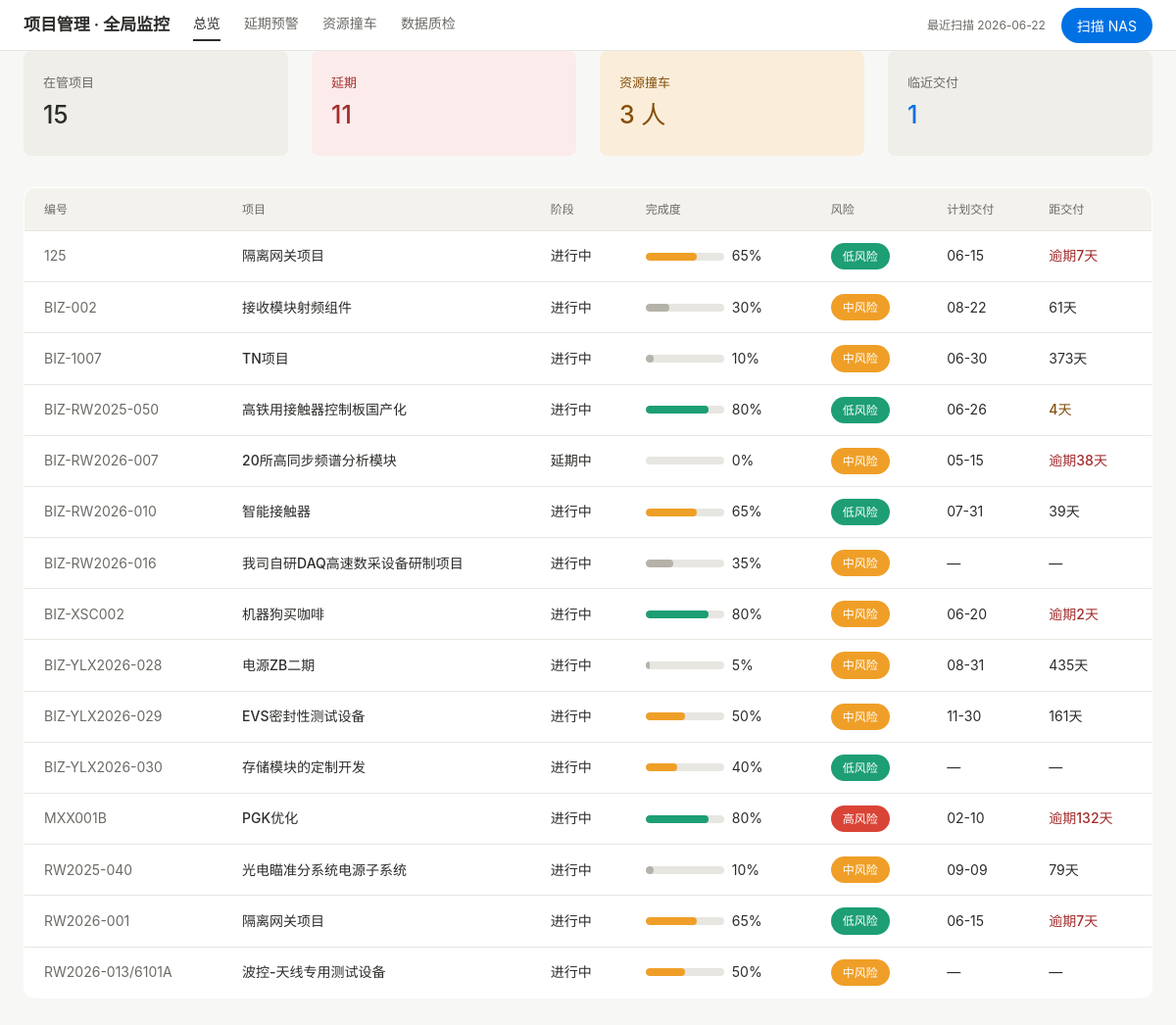
The page / on the database its author committed.
### tables this page shows
CREATE TABLE scan_run (
    run_id      INTEGER PRIMARY KEY AUTOINCREMENT,
    started_at  TEXT,
    finished_at TEXT,
    files_total INTEGER,
    inserted    INTEGER,
    updated     INTEGER,
    skipped     INTEGER,
    qc_errors   INTEGER,
    qc_warnings INTEGER
);

CREATE TABLE snapshot (
    biz_id              TEXT NOT NULL,
    snap_date           TEXT NOT NULL,
    project_name        TEXT,
    biz_type            TEXT,
    stage_status        TEXT,
    customer            TEXT,
    customer_industry   TEXT,
    description         TEXT,
    deliverables        TEXT,
    setup_date          TEXT,
    plan_deliver_date   TEXT,
    actual_deliver_date TEXT,
    progress_pct        REAL,
    risk_level          TEXT,
    risk_desc           TEXT,
    current_issue       TEXT,
    contract_status     TEXT,
    contract_no         TEXT,
    contract_amount     REAL,
    invoiced_amount     REAL,
    received_amount     REAL,
    gross_margin_pct    REAL,
    owner_name          TEXT,
    pm_name             TEXT,
    last_update_date    TEXT,
    form_status         TEXT,
    source_filename     TEXT,
    ingested_at         TEXT,
    PRIMARY KEY (biz_id, snap_date)
);

### app/web/routes.py (the view)
@router.get("/", response_class=HTMLResponse)
async def overview(request: Request):
    cfg = get_config()
    db_path = get_db_path()
    projects = get_latest_projects(db_path)
    if not projects:
        return _render(request, "overview.html", {"rows": [], "kpi": {"total": 0, "delayed": 0, "conflict_persons": 0, "soon_deliver": 0}, "scan_run": None})
    tasks_by_project: dict[str, list] = {}
    for p in projects:
        detail = get_project_detail(p["biz_id"], db_path)
        tasks_by_project[p["biz_id"]] = detail["tasks"] if detail else []
    members = get_latest_members_all(db_path)
    today = date.today()
    ov = get_overview(projects, tasks_by_project, members, today, cfg["deliver_soon_days"])
    scan_run = get_last_scan_run(db_path)
    return _render(request, "overview.html", {"rows": ov["rows"], "kpi": ov["kpi"], "scan_run": scan_run})

### app/web/templates/overview.html (shortened to what this page needs)
{% extends "base.html" %}
{% block content %}
<div class="kpi-grid">
  {% macro kpi_card(label, value, color, link, extra_class='') %}
  <a href="{{ link }}" class="kpi-card no-underline {{ extra_class }}">
    <div class="kpi-label">{{ label }}</div>
    <div class="kpi-num" style="color:{{ color }}">{{ value }}</div>
  </a>
  {% endmacro %}
  {{ kpi_card('在管项目', kpi.total, '#2c2c2a', '/') }}
  {{ kpi_card('延期', kpi.delayed, '#a32d2d' if kpi.delayed else '#2c2c2a', '/delay', 'danger' if kpi.delayed else '') }}
  {{ kpi_card('资源撞车', kpi.conflict_persons ~ ' 人', '#854f0b' if kpi.conflict_persons else '#2c2c2a', '/resource', 'warn' if kpi.conflict_persons else '') }}
  {{ kpi_card('临近交付', kpi.soon_deliver, '#0071e3', '/?deliver=soon') }}
</div>
{% if not rows %}
<div class="card-empty">
  尚未扫描，请点击右上角「扫描 NAS」
</div>
{% else %}
<table class="card w-full">
  <thead class="table-hdr">
    <tr>
      <th>编号</th><th>项目</th><th>阶段</th>
      <th>完成度</th><th>风险</th><th>计划交付</th>
      <th>距交付</th>
    </tr>
  </thead>
  <tbody class="t14">
  {% for r in rows %}
    <tr class="table-row cursor-pointer" onclick="location.href='/project/{{ r.biz_id }}'">
      <td class="td-id">{{ r.biz_id }}</td>
      <td class="td-name">{{ r.project_name }}</td>
      <td>{{ r.stage_status or '—' }}</td>
      <td>
        <div class="prog-wrap">
          <div class="prog-track">
            <div class="prog-fill {{ 'pill-green' if r.progress_pct and r.progress_pct >= 80 else 'pill-amber' if r.progress_pct and r.progress_pct >= 40 else 'pill-gray' }}" style="width:{{ r.progress_pct or 0 }}%"></div>
          </div>
          <span>{{ (r.progress_pct|int) if r.progress_pct else '—' }}%</span>
        </div>
      </td>
      <td>
        {% if r.risk_level %}
        <span class="pill {{ 'pill-red' if r.risk_level == '高风险' else 'pill-amber' if r.risk_level == '中风险' else 'pill-green' }}">{{ r.risk_level }}</span>
        {% else %}—{% endif %}
      </td>
      <td>{{ r.plan_deliver_date[5:] if r.plan_deliver_date else '—' }}</td>
      <td class="{{ 'fg-danger fw5' if r.deliver_state == 'overdue' else 'fg-warn fw5' if r.deliver_state == 'soon' else '' }}">
        {% if r.deliver_state == 'overdue' %}逾期{{ -r.days_to_deliver }}天
        {% elif r.days_to_deliver is not none %}{{ r.days_to_deliver }}天{% else %}—{% endif %}
      </td>
    </tr>
  {% endfor %}
  </tbody>
</table>
{% endif %}
{% endblock %}

### app/web/templates/base.html (shortened to what this page needs)
<!DOCTYPE html>
<html lang="zh-CN">
<head>
<link rel="stylesheet" href="/static/app.css">
</head>
<body>
<header class="site-header">
  <div class="flex items-center gap-6 flex-1">
    <a href="/" class="header-brand">项目管理 · 全局监控</a>
    <nav class="header-nav">
      <a href="/" class="nav-link {{ 'active' if request.url.path == '/' else '' }}">总览</a>
      <a href="/delay" class="nav-link {{ 'active' if request.url.path == '/delay' else '' }}">延期预警</a>
      <a href="/resource" class="nav-link {{ 'active' if request.url.path == '/resource' else '' }}">资源撞车</a>
      <a href="/qc" class="nav-link {{ 'active' if request.url.path == '/qc' else '' }}">数据质检</a>
    </nav>
  </div>
  <div class="header-meta">
    {% if scan_run %}
    <span>最近扫描 {{ scan_run.get('finished_at','')[:10] }}</span>
    {% endif %}
    <form method="post" action="/scan" class="m-0">
      <button type="submit" class="btn-primary">扫描 NAS</button>
    </form>
  </div>
</header>
<main class="page-main">
{% block content %}{% endblock %}
</main>
</body>
</html>

### app/web/static/app.css (style rules this page uses)
:root { --bg: #f7f7f5; --surface: #ffffff; --line: #e7e6e1; --line2: #d6d5cf; --text: #2c2c2a; --text2: #6b6a65; --text3: #9a988f; --danger: #a32d2d; --danger-bg: #fcebeb; --warn: #854f0b; --warn-bg: #faeeda; --ok: #0f6e56; --ok-bg: #e1f5ee; --green: #1d9e75; --amber: #ef9f27; --gray: #b4b2a9; --blue: #0071e3; --blue-link: #0066cc; --radius: 8px; --radius-lg: 12px; --font: -apple-system, BlinkMacSystemFont, "Segoe UI", "PingFang SC", "Microsoft YaHei", sans-serif; }
*, *::before, *::after { box-sizing: border-box; margin: 0; padding: 0; }
body { font-family: var(--font); font-size: 14px; line-height: 1.6; background: var(--bg); color: var(--text); -webkit-font-smoothing: antialiased; }
a { color: var(--blue-link); text-decoration: none; }
.t14 { font-size: 14px; }
.fw5 { font-weight: 500; }
.fg-danger { color: var(--danger); }
.fg-warn { color: var(--warn); }
.flex { display: flex; }
.items-center { align-items: center; }
.flex-1 { flex: 1; }
.gap-6 { gap: 24px; }
.cursor-pointer { cursor: pointer; }
.no-underline { text-decoration: none !important; }
.m-0 { margin: 0; }
.w-full { width: 100%; }
.site-header { position: sticky; top: 0; z-index: 50; background: var(--surface); border-bottom: 1px solid var(--line); height: 52px; display: flex; align-items: center; padding: 0 24px; }
.header-brand { font-size: 17px; font-weight: 600; color: var(--text); text-decoration: none; letter-spacing: -0.006em; }
.header-nav { display: flex; gap: 24px; font-size: 14px; }
.header-meta { display: flex; align-items: center; gap: 16px; font-size: 12px; color: var(--text2); letter-spacing: -0.003em; }
.page-main { max-width: 1200px; margin: 0 auto; padding: 0 24px 32px; }
.nav-link { color: var(--text2); text-decoration: none; padding: 4px 0; border-bottom: 2px solid transparent; transition: border-color 0.1s ease, color 0.1s ease; font-size: 14px; }
.nav-link.active, .nav-link:hover { color: var(--text); border-bottom-color: var(--text); }
.kpi-grid { display: grid; grid-template-columns: repeat(4, 1fr); gap: 24px; margin-bottom: 32px; }
.kpi-card { background: #efeee8; border-radius: var(--radius); padding: 22px 20px; display: block; text-decoration: none; cursor: pointer; transition: background 0.15s ease; }
.kpi-card.danger { background: var(--danger-bg); }
.kpi-card.danger .kpi-label, .kpi-card.danger .kpi-num { color: var(--danger); }
.kpi-card.warn { background: var(--warn-bg); }
.kpi-card.warn .kpi-label, .kpi-card.warn .kpi-num { color: var(--warn); }
.kpi-label { font-size: 13px; color: var(--text2); margin-bottom: 2px; }
.kpi-num { font-size: 25px; font-weight: 500; }
.card { background: var(--surface); border: 1px solid var(--line); border-radius: var(--radius-lg); overflow: hidden; }
table { border-collapse: collapse; width: 100%; }
.table-hdr th { background: #f3f2ec; color: var(--text2); font-size: 12px; text-align: left; padding: 12px 20px; font-weight: 500; }
.table-row td { border-top: 1px solid var(--line); padding: 12px 20px; font-size: 14px; }
.td-name { font-weight: 500; }
.td-id { color: var(--text2); }
.prog-wrap { display: flex; align-items: center; gap: 8px; }
.prog-track { width: 80px; height: 8px; background: #e7e6e1; border-radius: 999px; overflow: hidden; }
.prog-fill { height: 100%; border-radius: 999px; transition: width 0.35s ease; }
.pill { display: inline-block; padding: 4px 12px; border-radius: 999px; font-size: 12px; font-weight: 500; color: #fff; }
.pill-red { background: #d94436; }
.pill-amber { background: #ef9f27; }
.pill-green { background: #1d9e75; }
.pill-gray { background: #b4b2a9; }
.btn-primary { background: var(--blue); color: #fff; border: none; border-radius: 999px; padding: 8px 16px; font-size: 14px; font-family: var(--font); cursor: pointer; transition: opacity 0.1s ease; }

### rows shown on the page
scan_run: finished_at "2026-06-22"
snapshot: biz_id "BIZ-002", project_name "接收模块射频组件", stage_status "进行中", {{ r.progress_pct or 0 }} 30.0 (drawn), progress_pct "30", risk_level "中风险", plan_deliver_date "08-22", days_to_deliver "61"
snapshot: biz_id "BIZ-RW2025-050", project_name "高铁用接触器控制板国产化", stage_status "进行中", {{ r.progress_pct or 0 }} 80.0 (drawn), progress_pct "80", risk_level "低风险", plan_deliver_date "06-26", days_to_deliver "4"
snapshot: biz_id "BIZ-RW2026-007", project_name "20所高同步频谱分析模块", stage_status "延期中", progress_pct "0", risk_level "中风险", plan_deliver_date "05-15", days_to_deliver "38"
snapshot: biz_id "BIZ-RW2026-010", project_name "智能接触器", stage_status "进行中", {{ r.progress_pct or 0 }} 65.0 (drawn), progress_pct "65", risk_level "低风险", plan_deliver_date "07-31", days_to_deliver "39"
snapshot: biz_id "BIZ-RW2026-016", project_name "我司自研DAQ高速数采设备研制项目", stage_status "进行中", {{ r.progress_pct or 0 }} 35.0 (drawn), progress_pct "35", risk_level "中风险", plan_deliver_date "—"
snapshot: biz_id "BIZ-XSC002", project_name "机器狗买咖啡", stage_status "进行中", {{ r.progress_pct or 0 }} 80.0 (drawn), progress_pct "80", risk_level "中风险", plan_deliver_date "06-20", days_to_deliver "2"
snapshot: biz_id "BIZ-YLX2026-028", project_name "电源ZB二期", stage_status "进行中", {{ r.progress_pct or 0 }} 5.0 (drawn), progress_pct "5", risk_level "中风险", plan_deliver_date "08-31", days_to_deliver "435"
snapshot: biz_id "BIZ-YLX2026-029", project_name "EVS密封性测试设备", stage_status "进行中", {{ r.progress_pct or 0 }} 50.0 (drawn), progress_pct "50", risk_level "中风险", plan_deliver_date "11-30", days_to_deliver "161"
snapshot: biz_id "BIZ-YLX2026-030", project_name "存储模块的定制开发", stage_status "进行中", {{ r.progress_pct or 0 }} 40.0 (drawn), progress_pct "40", risk_level "低风险", plan_deliver_date "—"
snapshot: biz_id "MXX001B", project_name "PGK优化", stage_status "进行中", {{ r.progress_pct or 0 }} 80.0 (drawn), progress_pct "80", risk_level "高风险", plan_deliver_date "02-10", days_to_deliver "132"
snapshot: biz_id "RW2026-001", project_name "隔离网关项目", stage_status "进行中", {{ r.progress_pct or 0 }} 65.0 (drawn), progress_pct "65", risk_level "低风险", plan_deliver_date "06-15", days_to_deliver "7"
snapshot: biz_id "RW2026-013/6101A", project_name "波控-天线专用测试设备", stage_status "进行中", {{ r.progress_pct or 0 }} 50.0 (drawn), progress_pct "50", risk_level "中风险", plan_deliver_date "—"

### other values the page prints
{{ label }} "在管项目 延期 资源撞车 临近交付"
{{ value }} "15 11 3 人 1"
{{ r.biz_id }} "125" "BIZ-1007" "RW2025-040"
{{ r.project_name }} "隔离网关项目" "TN项目" "光电瞄准分系统电源子系统"
{{ r.stage_status or '—' }} "进行中" "进行中" "进行中"
{{ (r.progress_pct|int) if r.progress_pct else '—' }} "65" "10" "10"
{{ r.risk_level }} "低风险" "中风险" "中风险"
{{ r.plan_deliver_date[5:] if r.plan_deliver_date else '—' }} "06-15" "06-30" "09-09"
{{ r.days_to_deliver }} "7"
{{ r.days_to_deliver }} "373" "79"
